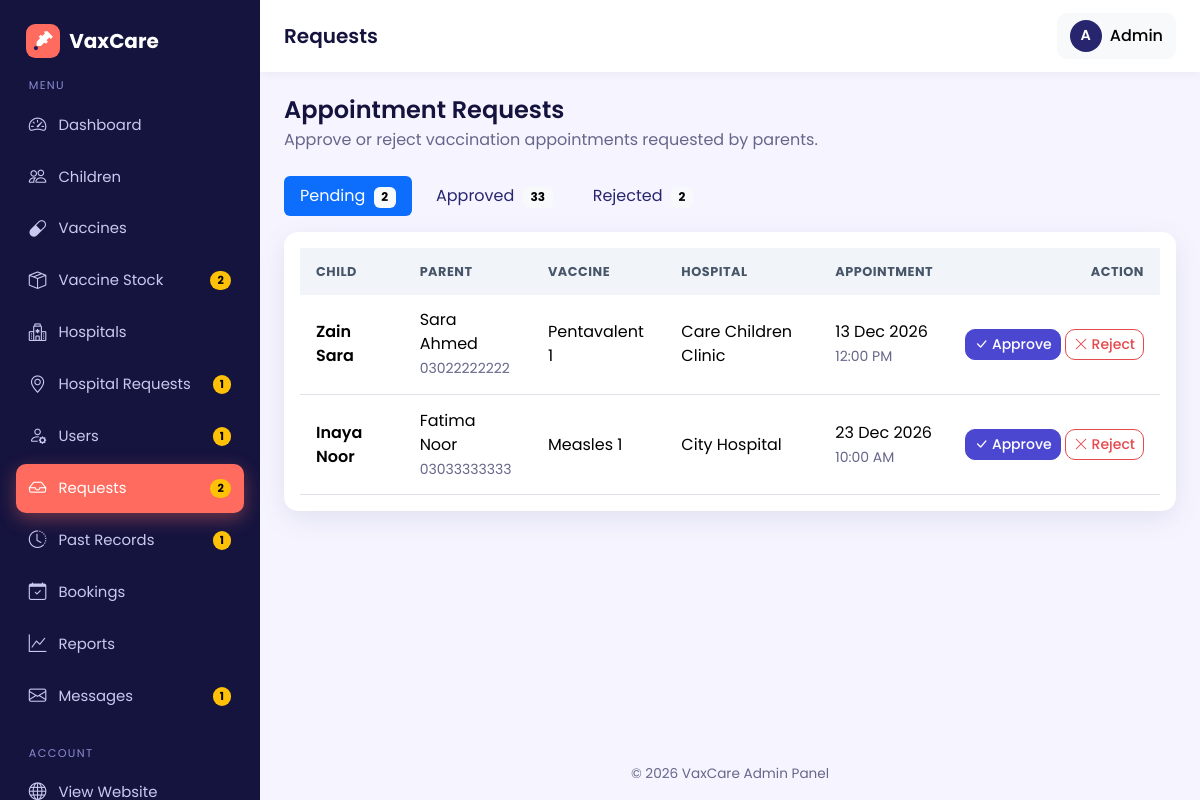
The app's page /admin/requests.php (signed in) with its own data.
### tables this page shows
CREATE TABLE bookings (
  id INT AUTO_INCREMENT PRIMARY KEY,
  child_id INT NOT NULL,
  parent_id INT NOT NULL,
  hospital_id INT NOT NULL,
  vaccine_id INT NOT NULL,
  appointment_date DATE NOT NULL,
  appointment_time TIME NOT NULL,
  approval_status ENUM('pending','approved','rejected') NOT NULL DEFAULT 'pending',
  vaccination_status ENUM('pending','vaccinated','not_vaccinated') NOT NULL DEFAULT 'pending',
  created_at TIMESTAMP DEFAULT CURRENT_TIMESTAMP,
  FOREIGN KEY (child_id)    REFERENCES children(id)  ON DELETE CASCADE,
  FOREIGN KEY (parent_id)   REFERENCES users(id)     ON DELETE CASCADE,
  FOREIGN KEY (hospital_id) REFERENCES hospitals(id) ON DELETE CASCADE,
  FOREIGN KEY (vaccine_id)  REFERENCES vaccines(id)  ON DELETE CASCADE
);

CREATE TABLE children (
  id INT AUTO_INCREMENT PRIMARY KEY,
  parent_id INT NOT NULL,
  name VARCHAR(100) NOT NULL,
  dob DATE NOT NULL,
  gender ENUM('male','female') NOT NULL,
  blood_group VARCHAR(5),
  FOREIGN KEY (parent_id) REFERENCES users(id) ON DELETE CASCADE
);

CREATE TABLE users (
  id INT AUTO_INCREMENT PRIMARY KEY,
  name VARCHAR(100) NOT NULL,
  email VARCHAR(120) NOT NULL UNIQUE,
  password VARCHAR(255) NOT NULL,           
  phone VARCHAR(20),
  role ENUM('admin','parent','hospital') NOT NULL,
  status ENUM('active','pending','disabled') NOT NULL DEFAULT 'active',   
  failed_logins INT NOT NULL DEFAULT 0,                                   
  locked_until DATETIME NULL,                                             
  city VARCHAR(80) NULL,                                                  
  address VARCHAR(255) NULL,                                              
  created_at TIMESTAMP DEFAULT CURRENT_TIMESTAMP
);

CREATE TABLE vaccines (
  id INT AUTO_INCREMENT PRIMARY KEY,
  vaccine_name VARCHAR(120) NOT NULL,
  description VARCHAR(255),
  recommended_age VARCHAR(50),               
  recommended_age_days INT NOT NULL DEFAULT 0,
  availability ENUM('available','unavailable') NOT NULL DEFAULT 'available'
);

CREATE TABLE hospitals (
  id INT AUTO_INCREMENT PRIMARY KEY,
  user_id INT NULL,                          
  hospital_name VARCHAR(150) NOT NULL,
  address VARCHAR(255) NOT NULL,
  location VARCHAR(100) NOT NULL,            
  phone VARCHAR(20),
  license_no VARCHAR(60) NULL,                       
  contact_email VARCHAR(120) NULL,                   
  latitude DECIMAL(10,7) NULL,                       
  longitude DECIMAL(10,7) NULL,
  invite_token VARCHAR(64) NULL,                     
  FOREIGN KEY (user_id) REFERENCES users(id) ON DELETE SET NULL,
  UNIQUE KEY uniq_invite (invite_token)
);

### admin/requests.php (the view, shortened to what this page needs)
<?php
require_once __DIR__ . '/../config/db.php';
$allowed = ['pending', 'approved', 'rejected'];
$status  = in_array($_GET['status'] ?? '', $allowed, true) ? $_GET['status'] : 'pending';
$counts = $pdo->query("SELECT approval_status, COUNT(*) FROM bookings GROUP BY approval_status")
              ->fetchAll(PDO::FETCH_KEY_PAIR);
$stmt = $pdo->prepare(
    "SELECT b.id, b.appointment_date, b.appointment_time, b.approval_status,
            c.name AS child_name, u.name AS parent_name, u.phone AS parent_phone,
            v.vaccine_name, v.availability, h.hospital_name
     FROM bookings b
     JOIN children  c ON c.id = b.child_id
     JOIN users     u ON u.id = b.parent_id
     JOIN vaccines  v ON v.id = b.vaccine_id
     JOIN hospitals h ON h.id = b.hospital_id
     WHERE b.approval_status = ?
     ORDER BY b.appointment_date ASC, b.id ASC"
);
$stmt->execute([$status]);
$requests = $stmt->fetchAll();
require_once __DIR__ . '/../includes/admin_header.php';
?>
<div class="mb-4">
  <h4 class="mb-1">Appointment Requests</h4>
  <p class="text-muted mb-0">Approve or reject vaccination appointments requested by parents.</p>
</div>
<ul class="nav nav-pills mb-3 gap-2">
  <?php foreach ($allowed as $s): ?>
    <li class="nav-item">
      <a class="nav-link <?= $status === $s ? 'active' : '' ?>" href="?status=<?= $s ?>">
        <?= ucfirst($s) ?>
        <span class="badge text-bg-light ms-1"><?= (int)($counts[$s] ?? 0) ?></span>
      </a>
    </li>
  <?php endforeach; ?>
</ul>
<div class="card">
  <div class="card-body">
    <div class="table-responsive">
      <table class="table table-hover table-stack mb-0">
        <thead>
          <tr>
            <th>Child</th><th>Parent</th><th>Vaccine</th><th>Hospital</th><th>Appointment</th>
            <th class="text-end"><?= $status === 'pending' ? 'Action' : 'Status' ?></th>
          </tr>
        </thead>
        <tbody>
          <?php foreach ($requests as $r): ?>
            <tr>
              <td data-label="Child" class="fw-semibold"><?= e($r['child_name']) ?></td>
              <td data-label="Parent">
                <div><?= e($r['parent_name']) ?></div>
                <small class="text-muted"><?= e($r['parent_phone']) ?></small>
              </td>
              <td data-label="Vaccine">
                <div><?= e($r['vaccine_name']) ?></div>
              </td>
              <td data-label="Hospital"><?= e($r['hospital_name']) ?></td>
              <td data-label="Appointment">
                <div><?= format_date($r['appointment_date']) ?></div>
                <small class="text-muted"><?= date('h:i A', strtotime($r['appointment_time'])) ?></small>
              </td>
              <?php if ($r['approval_status'] === 'pending'): ?>
                <td class="text-end text-nowrap">
                  <form method="post" action="<?= BASE_URL ?>/admin/request_action.php" class="d-inline">
                    <button type="submit" class="btn btn-sm btn-success"><i class="bi bi-check-lg"></i> Approve</button>
                  </form>
                  <form method="post" action="<?= BASE_URL ?>/admin/request_action.php" class="d-inline">
                    <button type="submit" class="btn btn-sm btn-outline-danger"
                            data-confirm="Reject this request?"><i class="bi bi-x-lg"></i> Reject</button>
                  </form>
                </td>
              <?php else: ?>
                <td class="text-end" data-label="Status"><?= status_badge($r['approval_status']) ?></td>
              <?php endif; ?>
            </tr>
          <?php endforeach; ?>
        </tbody>
      </table>
    </div>
  </div>
</div>
<?php require_once __DIR__ . '/../includes/admin_footer.php'; ?>

### assets/css/style.css (style rules this page uses)
:root { --brand: #27256e; --brand-dark: #1c1b57; --brand-light: #e8e7ff; --accent: #2563eb; --bg: #f6f5ff; --text: #1f2937; --muted: #6b7280; --radius: 14px; --shadow: 0 6px 24px rgba(39,37,110, 0.10); --bs-primary: #27256e; --bs-primary-rgb: 39, 37, 110; --bs-link-color: #27256e; --bs-link-hover-color: #1c1b57; --bs-body-font-family: 'Poppins', system-ui, sans-serif; --bs-body-color: var(--text); }
html { scroll-behavior: smooth; }
body { font-family: 'Poppins', system-ui, sans-serif; background: var(--bg); color: var(--text); min-height: 100vh; display: flex; flex-direction: column; }
h1, h2, h3, h4, h5, h6 { font-weight: 600; color: #0f172a; }
.text-muted { color: var(--muted) !important; }
.btn { border-radius: 10px; font-weight: 500; transition: all .2s ease; }
.card { border: 0; border-radius: var(--radius); box-shadow: var(--shadow); }
.table thead th { background: #f1f5f9; font-size: .8rem; text-transform: uppercase; letter-spacing: .04em; color: #475569; border-bottom: 0; white-space: nowrap; }
.table > :not(caption) > * > * { padding: .85rem 1rem; vertical-align: middle; }
body.admin-body { display: block; background: var(--bg); }
:root { --bs-primary-bg-subtle: #e8e7ff; --bs-primary-text-emphasis: #27256e; }
html { scroll-padding-top: 80px; }
:root { --brand: #27256e; --brand-dark: #1c1b57; --brand-light: #e8e7ff; --indigo: #4b47d1; --coral: #ff6b5e; --coral-dark: #e9554a; --teal: #2a9df4; --bg: #f6f5ff; --text: #14133d; --muted: #66668a; --navy-deep: #15143f; --shadow: 0 8px 28px rgba(39,37,110,.10); --bs-primary: #27256e; --bs-primary-rgb: 39, 37, 110; --bs-link-color: #27256e; --bs-link-hover-color: #1c1b57; --bs-primary-bg-subtle: #e8e7ff; --bs-primary-text-emphasis: #27256e; --bs-body-color: #14133d; }
h1, h2, h3, h4, h5, h6 { color: var(--text); }
:root { --teal: #2a9df4; --bs-success: #4b47d1; --bs-success-rgb: 75, 71, 209; --bs-success-bg-subtle: #e8e7ff; --bs-success-border-subtle: #c9c7ff; --bs-success-text-emphasis: #27256e; --bs-danger: #e5484d; --bs-danger-rgb: 229, 72, 77; --bs-danger-bg-subtle: #ffe6e7; --bs-danger-border-subtle: #ffc9cb; --bs-danger-text-emphasis: #8f1d22; --bs-info: #2a9df4; --bs-info-rgb: 42, 157, 244; --bs-info-bg-subtle: #e3f3ff; --bs-info-border-subtle: #b9e0fc; --bs-info-text-emphasis: #0c5a96; }
.btn { font-weight: 500; }
.btn-success { --bs-btn-color: #fff; --bs-btn-bg: #4b47d1; --bs-btn-border-color: #4b47d1; --bs-btn-hover-color: #fff; --bs-btn-hover-bg: #3b37b8; --bs-btn-hover-border-color: #3b37b8; --bs-btn-active-color: #fff; --bs-btn-active-bg: #3b37b8; --bs-btn-active-border-color: #3b37b8; --bs-btn-disabled-bg: #4b47d1; --bs-btn-disabled-border-color: #4b47d1; }
.btn-outline-danger { --bs-btn-color: #e5484d; --bs-btn-border-color: #e5484d; --bs-btn-hover-bg: #e5484d; --bs-btn-hover-border-color: #e5484d; --bs-btn-active-bg: #e5484d; --bs-btn-active-border-color: #e5484d; }

### records on screen
bookings: child.name "Zain Sara", parent.name "Sara Ahmed", parent.phone "03022222222", vaccine.vaccine_name "Pentavalent 1", hospital.hospital_name "Care Children Clinic", appointment_date "13 Dec 2026", appointment_time "12:00 PM"
bookings: child.name "Inaya Noor", parent.name "Fatima Noor", parent.phone "03033333333", vaccine.vaccine_name "Measles 1", hospital.hospital_name "City Hospital", appointment_date "23 Dec 2026", appointment_time "10:00 AM"

### other values on screen
APP_NAME "VaxCare"
$label "Dashboard"
$label "Children"
$label "Vaccines"
$label "Vaccine Stock"
$badges[$file] "2"
$label "Hospitals"
$label "Hospital Requests"
$badges[$file] "1"
$label "Users"
$label "Requests"
$label "Past Records"
$label "Bookings"
$label "Reports"
$label "Messages"
